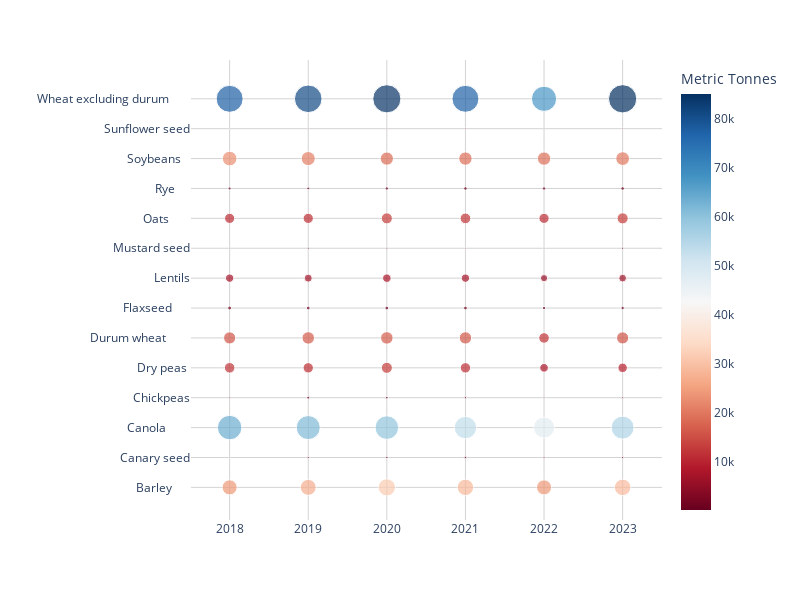

Notebook code for this chart:
### Code cell
fig = px.scatter(
    df_grouped, y='Crop', x='Year', color='Metric_Tonnes', size='Metric_Tonnes',
    color_continuous_scale = px.colors.sequential.RdBu,
)
fig.update_layout(
        paper_bgcolor="white",
        plot_bgcolor="white",
    )
fig.update_yaxes(showgrid=True, gridwidth=1, gridcolor='LightGray')
fig.update_xaxes(showgrid=True, gridwidth=1, gridcolor='LightGray')
fig.update_coloraxes(colorbar=dict(title='Metric Tonnes'))
fig.update_yaxes(title="")
fig.update_xaxes(title='')
fig.update_layout(width=800, height=600)
fig.show()

### Figure 1 — Plotly figure (JSON) as saved in the notebook; plotly's stock layout.template omitted (floating-point values rounded to 4 significant figures)
{"data": [{"hovertemplate": "Year=%{x}<br>Crop=%{y}<br>Metric_Tonnes=%{marker.color}<extra></extra>", "legendgroup": "", "marker": {"color": [24162, 27143, 31507, 28466, 23955, 28870, 158, 491, 575, 577, 413, 430, 63640, 61360, 59309, 53218, 47191, 55718, 311, 874, 718, 519, 310, 398, 11805, 11398, 13066, 11432, 7911, 9455, 15709, 16587, 16605, 16174, 11854, 15625, 1602, 1470, 1550, 1493, 1147, 1219, 7308, 6766, 7632, 7330, 5489, 6273, 174, 483, 370, 260, 282, 495, 10902, 11099, 13030, 12051, 11024, 13088, 918, 805, 1154, 1348, 1264, 1398, 22851, 20979, 18649, 18942, 18991, 20066, 57, 177, 227, 277, 234, 260, 77397, 80787, 84172, 77122, 67325, 84999], "coloraxis": "coloraxis", "size": [24162, 27143, 31507, 28466, 23955, 28870, 158, 491, 575, 577, 413, 430, 63640, 61360, 59309, 53218, 47191, 55718, 311, 874, 718, 519, 310, 398, 11805, 11398, 13066, 11432, 7911, 9455, 15709, 16587, 16605, 16174, 11854, 15625, 1602, 1470, 1550, 1493, 1147, 1219, 7308, 6766, 7632, 7330, 5489, 6273, 174, 483, 370, 260, 282, 495, 10902, 11099, 13030, 12051, 11024, 13088, 918, 805, 1154, 1348, 1264, 1398, 22851, 20979, 18649, 18942, 18991, 20066, 57, 177, 227, 277, 234, 260, 77397, 80787, 84172, 77122, 67325, 84999], "sizemode": "area", "sizeref": 212.5, "symbol": "circle"}, "mode": "markers", "name": "", "orientation": "v", "showlegend": false, "type": "scatter", "x": ["2018", "2019", "2020", "2021", "2022", "2023", "2018", "2019", "2020", "2021", "2022", "2023", "2018", "2019", "2020", "2021", "2022", "2023", "2018", "2019", "2020", "2021", "2022", "2023", "2018", "2019", "2020", "2021", "2022", "2023", "2018", "2019", "2020", "2021", "2022", "2023", "2018", "2019", "2020", "2021", "2022", "2023", "2018", "2019", "2020", "2021", "2022", "2023", "2018", "2019", "2020", "2021", "2022", "2023", "2018", "2019", "2020", "2021", "2022", "2023", "2018", "2019", "2020", "2021", "2022", "2023", "2018", "2019", "2020", "2021", "2022", "2023", "2018", "2019", "2020", "2021", "2022", "2023", "2018", "2019", "2020", "2021", "2022", "2023"], "xaxis": "x", "y": ["Barley      ", "Barley      ", "Barley      ", "Barley      ", "Barley      ", "Barley      ", "Canary seed", "Canary seed", "Canary seed", "Canary seed", "Canary seed", "Canary seed", "Canola        ", "Canola        ", "Canola        ", "Canola        ", "Canola        ", "Canola        ", "Chickpeas", "Chickpeas", "Chickpeas", "Chickpeas", "Chickpeas", "Chickpeas", "Dry peas ", "Dry peas ", "Dry peas ", "Dry peas ", "Dry peas ", "Dry peas ", "Durum wheat        ", "Durum wheat        ", "Durum wheat        ", "Durum wheat        ", "Durum wheat        ", "Durum wheat        ", "Flaxseed      ", "Flaxseed      ", "Flaxseed      ", "Flaxseed      ", "Flaxseed      ", "Flaxseed      ", "Lentils", "Lentils", "Lentils", "Lentils", "Lentils", "Lentils", "Mustard seed", "Mustard seed", "Mustard seed", "Mustard seed", "Mustard seed", "Mustard seed", "Oats       ", "Oats       ", "Oats       ", "Oats       ", "Oats       ", "Oats       ", "Rye     ", "Rye     ", "Rye     ", "Rye     ", "Rye     ", "Rye     ", "Soybeans   ", "Soybeans   ", "Soybeans   ", "Soybeans   ", "Soybeans   ", "Soybeans   ", "Sunflower seed", "Sunflower seed", "Sunflower seed", "Sunflower seed", "Sunflower seed", "Sunflower seed", "Wheat excluding durum       ", "Wheat excluding durum       ", "Wheat excluding durum       ", "Wheat excluding durum       ", "Wheat excluding durum       ", "Wheat excluding durum       "], "yaxis": "y"}], "layout": {"coloraxis": {"colorbar": {"title": {"text": "Metric Tonnes"}}, "colorscale": [[0, "rgb(103,0,31)"], [0.1, "rgb(178,24,43)"], [0.2, "rgb(214,96,77)"], [0.3, "rgb(244,165,130)"], [0.4, "rgb(253,219,199)"], [0.5, "rgb(247,247,247)"], [0.6, "rgb(209,229,240)"], [0.7, "rgb(146,197,222)"], [0.8, "rgb(67,147,195)"], [0.9, "rgb(33,102,172)"], [1, "rgb(5,48,97)"]]}, "height": 600, "legend": {"itemsizing": "constant", "tracegroupgap": 0}, "margin": {"t": 60}, "paper_bgcolor": "white", "plot_bgcolor": "white", "width": 800, "xaxis": {"anchor": "y", "domain": [0, 1], "gridcolor": "LightGray", "gridwidth": 1, "showgrid": true, "title": {"text": ""}}, "yaxis": {"anchor": "x", "domain": [0, 1], "gridcolor": "LightGray", "gridwidth": 1, "showgrid": true, "title": {"text": ""}}}}
